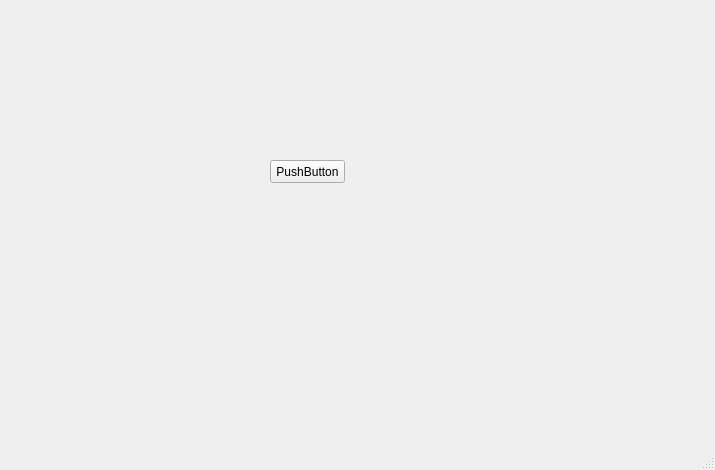
<?xml version="1.0" encoding="UTF-8"?>
<ui version="4.0">
 <class>MainWindow</class>
 <widget class="QMainWindow" name="MainWindow">
  <property name="geometry">
   <rect>
    <x>0</x>
    <y>0</y>
    <width>715</width>
    <height>470</height>
   </rect>
  </property>
  <property name="windowTitle">
   <string>MainWindow</string>
  </property>
  <widget class="QWidget" name="centralwidget">
   <widget class="QPushButton" name="pushButton">
    <property name="geometry">
     <rect>
      <x>270</x>
      <y>160</y>
      <width>75</width>
      <height>23</height>
     </rect>
    </property>
    <property name="text">
     <string>PushButton</string>
    </property>
   </widget>
  </widget>
  <widget class="QMenuBar" name="menubar">
   <property name="geometry">
    <rect>
     <x>0</x>
     <y>0</y>
     <width>715</width>
     <height>23</height>
    </rect>
   </property>
  </widget>
  <widget class="QStatusBar" name="statusbar"/>
 </widget>
 <resources/>
 <connections/>
</ui>
